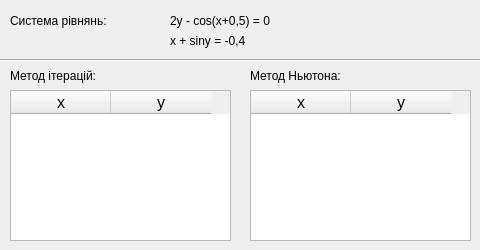
<?xml version="1.0" encoding="UTF-8"?>
<ui version="4.0">
 <class>MainWindow</class>
 <widget class="QMainWindow" name="MainWindow">
  <property name="geometry">
   <rect>
    <x>0</x>
    <y>0</y>
    <width>480</width>
    <height>250</height>
   </rect>
  </property>
  <property name="sizePolicy">
   <sizepolicy hsizetype="Preferred" vsizetype="Preferred">
    <horstretch>0</horstretch>
    <verstretch>0</verstretch>
   </sizepolicy>
  </property>
  <property name="minimumSize">
   <size>
    <width>480</width>
    <height>250</height>
   </size>
  </property>
  <property name="maximumSize">
   <size>
    <width>480</width>
    <height>250</height>
   </size>
  </property>
  <property name="windowTitle">
   <string>MainWindow</string>
  </property>
  <widget class="QWidget" name="centralwidget">
   <widget class="QTableWidget" name="iteration">
    <property name="geometry">
     <rect>
      <x>10</x>
      <y>90</y>
      <width>221</width>
      <height>151</height>
     </rect>
    </property>
    <property name="styleSheet">
     <string notr="true">font: 12pt &quot;MS Shell Dlg 2&quot;;</string>
    </property>
    <property name="horizontalScrollBarPolicy">
     <enum>Qt::ScrollBarAlwaysOff</enum>
    </property>
    <property name="rowCount">
     <number>0</number>
    </property>
    <column>
     <property name="text">
      <string>x</string>
     </property>
     <property name="font">
      <font>
       <pointsize>12</pointsize>
      </font>
     </property>
    </column>
    <column>
     <property name="text">
      <string>y</string>
     </property>
     <property name="font">
      <font>
       <pointsize>12</pointsize>
      </font>
     </property>
    </column>
   </widget>
   <widget class="QLabel" name="fx1">
    <property name="geometry">
     <rect>
      <x>170</x>
      <y>10</y>
      <width>171</width>
      <height>21</height>
     </rect>
    </property>
    <property name="styleSheet">
     <string notr="true">font: 14pt &quot;MS Shell Dlg 2&quot;;</string>
    </property>
    <property name="text">
     <string>2y - cos(x+0,5) = 0</string>
    </property>
   </widget>
   <widget class="QLabel" name="fx2">
    <property name="geometry">
     <rect>
      <x>170</x>
      <y>30</y>
      <width>141</width>
      <height>21</height>
     </rect>
    </property>
    <property name="styleSheet">
     <string notr="true">font: 14pt &quot;MS Shell Dlg 2&quot;;</string>
    </property>
    <property name="text">
     <string>x + siny = -0,4</string>
    </property>
   </widget>
   <widget class="QLabel" name="label">
    <property name="geometry">
     <rect>
      <x>10</x>
      <y>60</y>
      <width>141</width>
      <height>31</height>
     </rect>
    </property>
    <property name="styleSheet">
     <string notr="true">font: 14pt &quot;MS Shell Dlg 2&quot;;</string>
    </property>
    <property name="text">
     <string>Метод ітерацій:</string>
    </property>
   </widget>
   <widget class="QTableWidget" name="newton">
    <property name="geometry">
     <rect>
      <x>250</x>
      <y>90</y>
      <width>221</width>
      <height>151</height>
     </rect>
    </property>
    <property name="styleSheet">
     <string notr="true">font: 12pt &quot;MS Shell Dlg 2&quot;;</string>
    </property>
    <property name="horizontalScrollBarPolicy">
     <enum>Qt::ScrollBarAlwaysOff</enum>
    </property>
    <property name="editTriggers">
     <set>QAbstractItemView::NoEditTriggers</set>
    </property>
    <attribute name="horizontalHeaderMinimumSectionSize">
     <number>50</number>
    </attribute>
    <attribute name="verticalHeaderMinimumSectionSize">
     <number>30</number>
    </attribute>
    <column>
     <property name="text">
      <string>x</string>
     </property>
     <property name="font">
      <font>
       <pointsize>12</pointsize>
      </font>
     </property>
    </column>
    <column>
     <property name="text">
      <string>y</string>
     </property>
     <property name="font">
      <font>
       <pointsize>12</pointsize>
      </font>
     </property>
    </column>
   </widget>
   <widget class="QLabel" name="label_2">
    <property name="geometry">
     <rect>
      <x>250</x>
      <y>60</y>
      <width>151</width>
      <height>31</height>
     </rect>
    </property>
    <property name="styleSheet">
     <string notr="true">font: 14pt &quot;MS Shell Dlg 2&quot;;</string>
    </property>
    <property name="text">
     <string>Метод Ньютона:</string>
    </property>
   </widget>
   <widget class="QLabel" name="label_3">
    <property name="geometry">
     <rect>
      <x>10</x>
      <y>10</y>
      <width>161</width>
      <height>21</height>
     </rect>
    </property>
    <property name="styleSheet">
     <string notr="true">font: 14pt &quot;MS Shell Dlg 2&quot;;</string>
    </property>
    <property name="text">
     <string>Система рівнянь:</string>
    </property>
   </widget>
   <widget class="Line" name="line">
    <property name="geometry">
     <rect>
      <x>0</x>
      <y>40</y>
      <width>481</width>
      <height>41</height>
     </rect>
    </property>
    <property name="orientation">
     <enum>Qt::Horizontal</enum>
    </property>
   </widget>
  </widget>
 </widget>
 <resources/>
 <connections/>
</ui>
